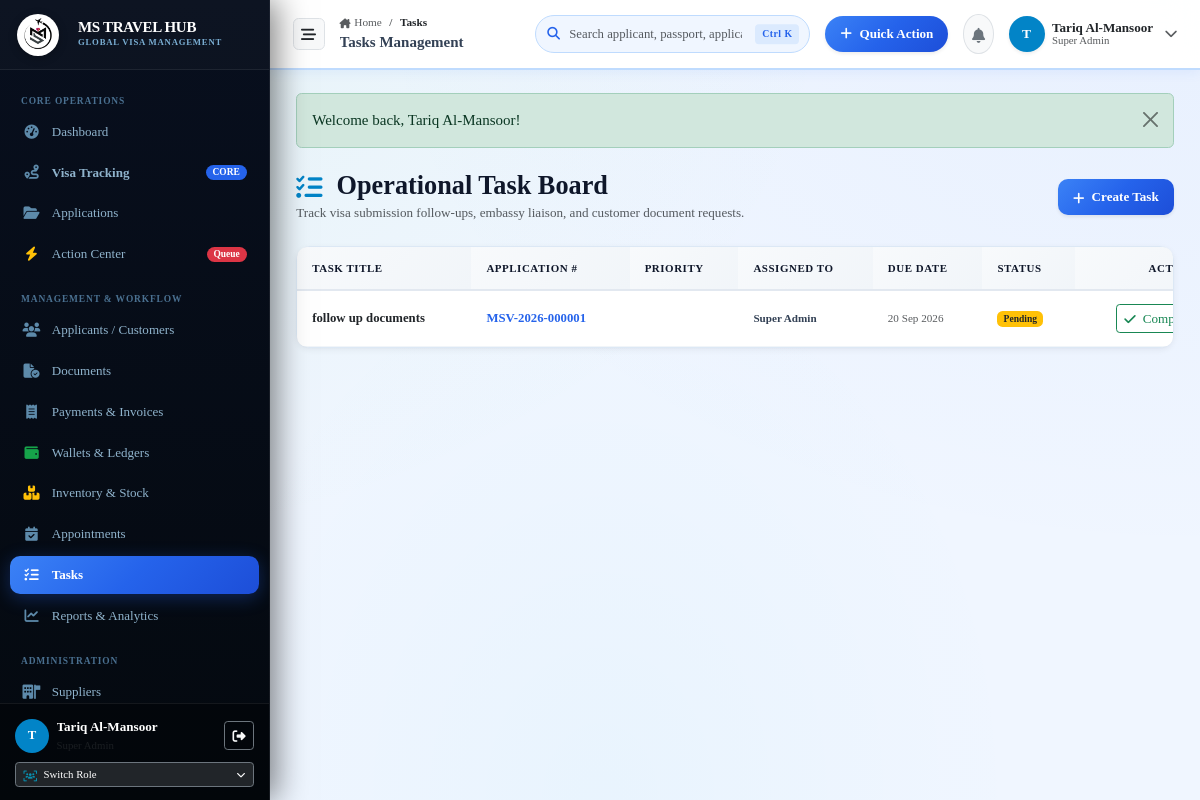
Page /tasks (signed in) on the committed database.
### tables this page shows
CREATE TABLE tasks (
    id INTEGER PRIMARY KEY AUTOINCREMENT,
    application_id INTEGER,
    customer_id INTEGER,
    task_title TEXT NOT NULL,
    description TEXT,
    task_type TEXT DEFAULT 'General',
    priority TEXT DEFAULT 'Normal',
    assigned_to INTEGER,
    created_by INTEGER,
    start_date DATE,
    due_date DATE,
    completed_at DATETIME,
    status TEXT DEFAULT 'Pending',
    notes TEXT,
    created_at DATETIME DEFAULT CURRENT_TIMESTAMP,
    updated_at DATETIME DEFAULT CURRENT_TIMESTAMP, completion_notes TEXT NULL, reassigned_to INTEGER NULL, department TEXT NULL,
    FOREIGN KEY (application_id) REFERENCES applications(id) ON DELETE CASCADE,
    FOREIGN KEY (customer_id) REFERENCES customers(id),
    FOREIGN KEY (assigned_to) REFERENCES users(id),
    FOREIGN KEY (created_by) REFERENCES users(id)
);

CREATE TABLE applications (
    id INTEGER PRIMARY KEY AUTOINCREMENT,
    application_number TEXT NOT NULL UNIQUE,
    customer_id INTEGER NOT NULL,
    visa_service_id INTEGER NOT NULL,
    branch_id INTEGER,
    assigned_staff_id INTEGER,
    supplier_id INTEGER,
    agent_id INTEGER,
    current_stage TEXT NOT NULL DEFAULT 'Application Registered',
    status TEXT NOT NULL DEFAULT 'Draft',
    priority TEXT NOT NULL DEFAULT 'Normal',
    calculated_health INTEGER DEFAULT 100,
    health_reason TEXT,
    nationality TEXT NOT NULL,
    residence_country TEXT NOT NULL,
    passport_number TEXT NOT NULL,
    travel_date DATE,
    return_date DATE,
    application_date DATE NOT NULL,
    expected_completion_date DATE,
    actual_completion_date DATE,
    selling_price REAL NOT NULL DEFAULT 0.00,
    discount REAL DEFAULT 0.00,
    tax_amount REAL DEFAULT 0.00,
    total_amount REAL NOT NULL DEFAULT 0.00,
    paid_amount REAL DEFAULT 0.00,
    balance_amount REAL DEFAULT 0.00,
    supplier_cost REAL DEFAULT 0.00,
    other_expenses REAL DEFAULT 0.00,
    gross_profit REAL DEFAULT 0.00,
    supplier_reference TEXT,
    embassy_reference TEXT,
    visa_number TEXT,
    visa_issue_date DATE,
    visa_expiry_date DATE,
    visa_file TEXT,
    rejection_reason_customer TEXT,
    rejection_reason_internal TEXT,
    return_reason TEXT,
    return_deadline DATE,
    internal_notes TEXT,
    customer_notes TEXT,
    is_archived INTEGER DEFAULT 0,
    created_by INTEGER,
    created_at DATETIME DEFAULT CURRENT_TIMESTAMP,
    updated_at DATETIME DEFAULT CURRENT_TIMESTAMP, next_action TEXT NULL, next_action_due_date DATE NULL, agent_price REAL DEFAULT 0.00, submission_date DATE NULL, embassy_fee DECIMAL(10,2) DEFAULT 0.00, service_fee DECIMAL(10,2) DEFAULT 0.00, notes TEXT NULL, discount_amount DECIMAL(10,2) DEFAULT 0.00, destination_country TEXT NULL, visa_category TEXT NULL, visa_type TEXT NULL, visa_duration TEXT NULL, entry_type TEXT NULL, passport_expiry_date DATE NULL, processing_type TEXT NULL, payment_type TEXT DEFAULT 'Pay Later', payment_status TEXT DEFAULT 'Unpaid',
    FOREIGN KEY (customer_id) REFERENCES customers(id),
    FOREIGN KEY (visa_service_id) REFERENCES visa_services(id),
    FOREIGN KEY (branch_id) REFERENCES branches(id),
    FOREIGN KEY (assigned_staff_id) REFERENCES users(id),
    FOREIGN KEY (supplier_id) REFERENCES suppliers(id),
    FOREIGN KEY (agent_id) REFERENCES agents(id),
    FOREIGN KEY (created_by) REFERENCES users(id)
);

### app/Controllers/TaskController.php (called while the page is built, shortened)
<?php
class TaskController
{
    public function index(): void
    {
        $pdo = Database::getConnection();
        $sql = "SELECT t.*,
                    a.application_number, a.id as app_id,
                    c.full_name as customer_name,
                    u.name as assigned_to_name, creator.name as created_by_name
                FROM tasks t
                LEFT JOIN applications a ON t.application_id = a.id
                LEFT JOIN customers c ON t.customer_id = c.id
                LEFT JOIN users u ON t.assigned_to = u.id
                LEFT JOIN users creator ON t.created_by = creator.id
                WHERE 1=1";
        $params = [];
        $sql .= " ORDER BY t.status = 'Completed' ASC, t.due_date ASC";
        $stmt = $pdo->prepare($sql);
        $stmt->execute($params);
        $tasks = $stmt->fetchAll();
        require_once dirname(__DIR__) . '/Views/tasks/index.php';
    }
}

### app/autoload.php (called while the page is built, shortened)
<?php
function e(?string $string): string {
    return htmlspecialchars((string)($string ?? ''), ENT_QUOTES, 'UTF-8');
}
function get_flash(): ?array {
    if (isset($_SESSION['flash'])) {
        $flash = $_SESSION['flash'];
        return $flash;
    }
    return null;
}
function format_date(?string $date, string $format = 'd M Y'): string {
    return date($format, strtotime($date));
}

### app/Views/tasks/index.php (the view, shortened to what this page needs)
<?php
$flash = get_flash();
require_once dirname(__DIR__) . '/layouts/header.php';
require_once dirname(__DIR__) . '/layouts/sidebar.php';
require_once dirname(__DIR__) . '/layouts/topbar.php';
?>
<div class="content-body">
  <?php if ($flash): ?>
    <div class="alert alert-<?= e($flash['type']) ?> alert-dismissible fade show mb-4" role="alert">
      <?= e($flash['message']) ?>
      <button type="button" class="btn-close" data-bs-dismiss="alert"></button>
    </div>
  <?php endif; ?>
  <div class="d-flex flex-wrap align-items-center justify-content-between gap-3 mb-4">
    <div>
      <h3 class="fw-bold brand-font mb-0"><i class="fa-solid fa-list-check text-primary me-2"></i> Operational Task Board</h3>
      <p class="text-muted small mb-0">Track visa submission follow-ups, embassy liaison, and customer document requests.</p>
    </div>
    <button class="btn btn-primary btn-sm px-3 shadow-sm" data-bs-toggle="modal" data-bs-target="#newTaskModal">
      <i class="fa-solid fa-plus me-1"></i> Create Task
    </button>
  </div>
  <div class="card-custom">
    <div class="table-responsive">
      <table class="table table-custom align-middle mb-0">
        <thead>
          <tr>
            <th>Task Title</th>
            <th>Application #</th>
            <th>Priority</th>
            <th>Assigned To</th>
            <th>Due Date</th>
            <th>Status</th>
            <th class="text-end">Actions</th>
          </tr>
        </thead>
        <tbody>
          <?php if (empty($tasks)): ?>
            <tr><td colspan="7" class="text-center py-5 text-muted">No operational tasks found.</td></tr>
          <?php else: ?>
            <?php foreach ($tasks as $t): ?>
              <tr>
                <td>
                  <div class="fw-semibold text-dark"><?= e($t['task_title']) ?></div>
                </td>
                <td>
                  <?php if ($t['application_number']): ?>
                    <a href="/applications/show?id=<?= $t['app_id'] ?>" class="fw-bold"><?= e($t['application_number']) ?></a>
                  <?php else: ?>
                    <span class="text-muted small">General Task</span>
                  <?php endif; ?>
                </td>
                <td><span class="badge badge-priority-<?= strtolower($t['priority']) ?>"><?= e($t['priority']) ?></span></td>
                <td><span class="small fw-semibold"><?= e($t['assigned_to_name']) ?></span></td>
                <td>
                  <span class="small <?= strtotime($t['due_date']) < time() && $t['status'] !== 'Completed' ? 'text-danger fw-bold' : 'text-muted' ?>">
                    <?= format_date($t['due_date']) ?>
                  </span>
                </td>
                <td>
                  <span class="badge <?= $t['status'] === 'Completed' ? 'bg-success' : ($t['status'] === 'In Progress' ? 'bg-primary' : 'bg-warning text-dark') ?>">
                    <?= e($t['status']) ?>
                  </span>
                </td>
                <td class="text-end">
                  <?php if ($t['status'] !== 'Completed'): ?>
                    <form action="/tasks/status" method="POST" class="d-inline">
                      <button type="submit" class="btn btn-outline-success btn-sm py-1 px-2">
                        <i class="fa-solid fa-check me-1"></i> Complete
                      </button>
                    </form>
                  <?php endif; ?>
                </td>
              </tr>
            <?php endforeach; ?>
          <?php endif; ?>
        </tbody>
      </table>
    </div>
  </div>
</div>
<?php require_once dirname(__DIR__) . '/layouts/footer.php'; ?>

### public/assets/css/base/variables.css (style rules this page uses)
:root { --mh-green: #22c55e; --mh-green-light: #4ade80; --mh-green-dark: #16a34a; --mh-green-lime: #84cc16; --mh-green-subtle: #f0fdf4; --mh-green-border: #bbf7d0; --mh-teal: #06b6d4; --mh-teal-light: #22d3ee; --mh-teal-dark: #0891b2; --mh-teal-subtle: #ecfeff; --mh-teal-border: #a5f3fc; --mh-blue: #2563eb; --mh-blue-hover: #1d4ed8; --mh-blue-dark: #1e40af; --mh-blue-deep: #1e3a8a; --mh-blue-light: #eff6ff; --mh-blue-subtle: #dbeafe; --mh-blue-border: #bfdbfe; --mh-blue-glow: rgba(37, 99, 235, 0.32); --vt-primary: var(--mh-blue); --vt-primary-hover: var(--mh-blue-hover); --vt-primary-dark: var(--mh-blue-dark); --vt-primary-light: var(--mh-blue-light); --vt-primary-subtle: var(--mh-blue-subtle); --vt-primary-border: var(--mh-blue-border); --mh-gradient-brand: linear-gradient(135deg, #22c55e 0%, #06b6d4 50%, #2563eb 100%); --mh-gradient-brand-r: linear-gradient(135deg, #2563eb 0%, #06b6d4 50%, #22c55e 100%); --mh-gradient-blue: linear-gradient(135deg, #3b82f6 0%, #2563eb 50%, #1d4ed8 100%); --mh-gradient-teal: linear-gradient(135deg, #22d3ee 0%, #06b6d4 50%, #0891b2 100%); --mh-gradient-green: linear-gradient(135deg, #4ade80 0%, #22c55e 50%, #16a34a 100%); --mh-gradient-dark: linear-gradient(180deg, #060e1c 0%, #0a1628 100%); --mh-gradient-sidebar: linear-gradient(180deg, #080f1e 0%, #04090f 100%); --mh-gradient-hero: linear-gradient(135deg, #060e1c 0%, #0d2048 50%, #1e3a8a 100%); --ms-gradient-success: linear-gradient(135deg, #22c55e 0%, #16a34a 100%); --ms-gradient-warning: linear-gradient(135deg, #f59e0b 0%, #d97706 100%); --mh-navy: #0a1628; --mh-navy-dark: #060e1c; --mh-navy-light: #0f2040; --mh-navy-muted: #1a2f50; --vt-bg: #f0f6ff; --vt-surface: #ffffff; --vt-surface-glass: rgba(255, 255, 255, 0.96); --vt-surface-muted: #f0f6ff; --vt-border: #dce8f5; --vt-border-glass: rgba(255, 255, 255, 0.6); --vt-text-main: #0f172a; --vt-text-body: #334155; --vt-text-muted: #64748b; --vt-text-light: #94a3b8; --vt-success: #22c55e; --vt-warning: #f59e0b; --vt-danger: #ef4444; --vt-info: var(--mh-teal); --vt-purple: #8b5cf6; --sidebar-width: 270px; --sidebar-collapsed-width: 76px; --topbar-height: 70px; --radius-xs: 6px; --radius-sm: 10px; --radius-md: 14px; --radius-lg: 18px; --radius-xl: 26px; --vt-shadow-xs: 0 1px 2px 0 rgba(0,0,0,0.04); --vt-shadow-sm: 0 2px 6px 0 rgba(10,22,40,0.06), 0 1px 2px -1px rgba(10,22,40,0.04); --vt-shadow-md: 0 6px 16px -2px rgba(10,22,40,0.08), 0 2px 6px -2px rgba(10,22,40,0.04); --vt-shadow-lg: 0 14px 28px -4px rgba(10,22,40,0.10), 0 4px 10px -2px rgba(10,22,40,0.04); --vt-shadow-xl: 0 24px 38px -6px rgba(10,22,40,0.13), 0 10px 16px -4px rgba(10,22,40,0.05); --vt-glow-primary: 0 8px 25px -4px var(--mh-blue-glow); --vt-glow-success: 0 8px 25px -4px rgba(34,197,94,0.35); --vt-glow-warning: 0 8px 25px -4px rgba(245,158,11,0.35); --vt-transition-fast: 0.15s cubic-bezier(0.4, 0, 0.2, 1); --vt-transition-normal: 0.25s cubic-bezier(0.4, 0, 0.2, 1); }

### public/assets/css/base/typography.css (style rules this page uses)
body.app-body, html, body { font-family: 'Times New Roman', Times, Georgia, serif !important; color: var(--vt-text-body); line-height: 1.55; -webkit-font-smoothing: antialiased; -moz-osx-font-smoothing: grayscale; }
h1, h2, h3, h4, h5, h6 { color: var(--vt-text-main); font-weight: 700; line-height: 1.25; }

### public/assets/css/base/global.css (style rules this page uses)
body.app-body, html, body { background-color: var(--vt-bg); background-image: radial-gradient(at 0% 0%, rgba(34,197,94,0.05) 0px, transparent 50%), radial-gradient(at 100% 0%, rgba(37,99,235,0.04) 0px, transparent 50%), radial-gradient(at 50% 100%, rgba(6,182,212,0.03) 0px, transparent 50%); background-attachment: fixed; margin: 0; padding: 0; overflow-x: hidden; padding-bottom: env(safe-area-inset-bottom, 0); }
.content-body { flex: 1; padding: 1.5rem 1.75rem 2.5rem; max-width: 1800px; width: 100%; margin: 0 auto; }

### public/assets/css/components/buttons.css (style rules this page uses)
.btn-primary { background: var(--mh-gradient-blue); border: none; color: #ffffff; font-weight: 600; border-radius: var(--radius-sm); padding: 0.55rem 1.25rem; box-shadow: 0 2px 10px var(--mh-blue-glow); transition: all var(--vt-transition-fast); }

### public/assets/css/components/cards.css (style rules this page uses)
.card-enterprise, .card-custom { background: var(--vt-surface); border: 1px solid var(--vt-border); border-radius: var(--radius-md); box-shadow: var(--vt-shadow-sm); transition: transform var(--vt-transition-fast), box-shadow var(--vt-transition-fast); overflow: visible; }

### public/assets/css/utilities/helpers.css (style rules this page uses)
.text-primary { color: var(--mh-blue) !important; }

### rows in the picture
tasks: task_title "follow up documents", application.application_number "MSV-2026-000001", assigned_to_name "Super Admin", due_date "20 Sep 2026", status "Pending"

### other values in the picture
substr($currentUser['name'] ?? 'U', 0, 1) "T"
$currentUser['name'] "Tariq Al-Mansoor"
$roleName "Super Admin"
$segLabel "Tasks"
$cleanTitle "Tasks Management"
$currentUser['role_name'] "Super Admin"
$flash['message'] "Welcome back, Tariq Al-Mansoor!"
